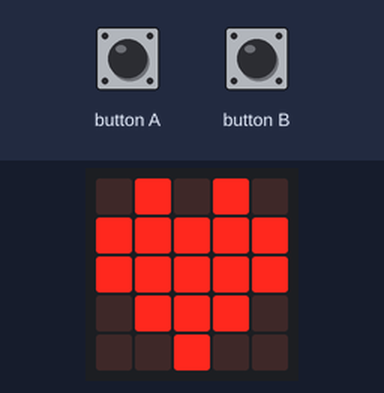
A program run on a simulated BBC micro:bit running MicroPython. Shown: the board's 5×5 LED display. The test bench sets the inputs (shaded band).

Above: at 1.2 s.
1.3 s: button A pressed for 0.15 s
At 1.38 s:
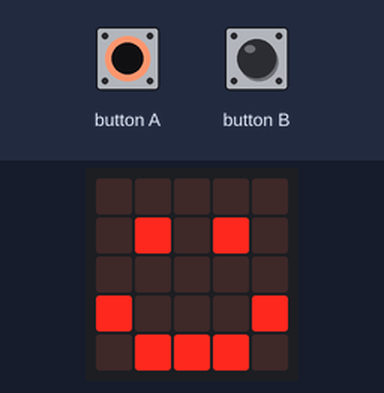
2.9 s: button B pressed for 0.15 s
At 2.98 s:
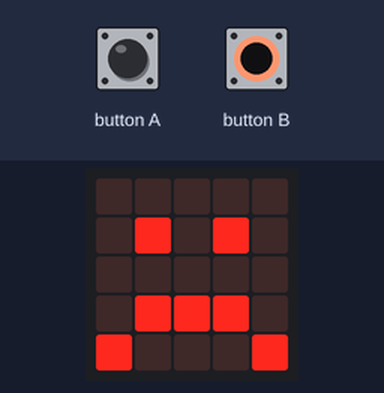
4.5 s: button B pressed for 3.2 s
9.2 s: button A pressed for 3.2 s
At 10.6 s:
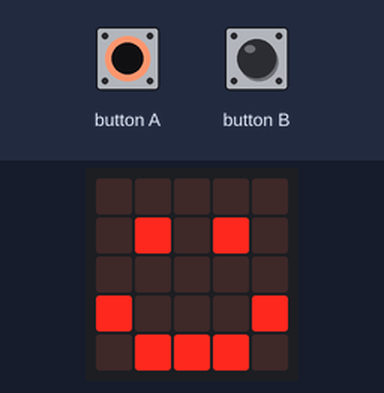
Timing chart, 0 to 12.2 s (numbered marks = the images above; inputs shaded):
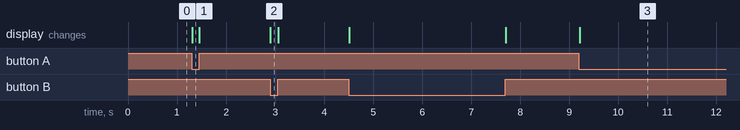

The program:

main.py
```python
from microbit import display, Image, button_a, button_b, sleep

while True:
    if button_a.is_pressed():
        display.show(Image.HAPPY)
    elif button_b.is_pressed():
        display.show(Image.SAD)
    else:
        display.show(Image.HEART)

    sleep(20)
```

Measured:
- after the input at 1.3 s, the display: changes at once (image 1)
- after the input at 2.9 s, the display: changes at once (image 2)
- after the input at 9.2 s, the display: changes at once (image 3)
